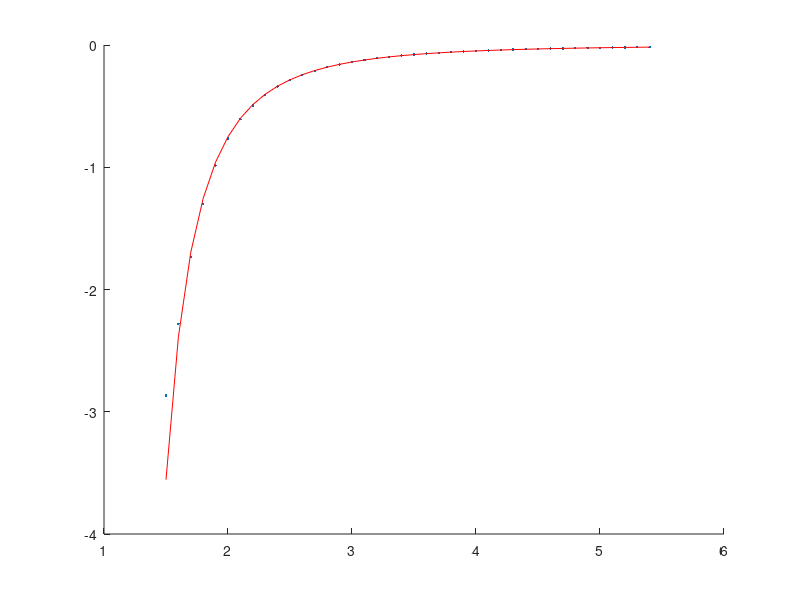

Source code (MATLAB):
%wtgrad.m
N = 10^5; 
K = 40;
for i=1:K
    mu(i) = 1.5 + (i-1)*0.1;
end
mutil = 2; %simulate under this
lam = 1;
Rmat = zeros(N,K);
taumat = zeros(N,K);
gradWmat = zeros(N,K);
gradWmatHmat = zeros(N,K);
W = zeros(1,K);
Scor = zeros(1,K);
tau = zeros(1,K);
R = zeros(1,K);
for i = 1:N
    B = -log(rand)/mutil;
    W = mu.*exp(-mu.*B)/(mutil*exp(-mutil*B));
    A = -log(rand)/lam;
    H = max( B - A, 0);
    Scor = 1./mu - B;
    tau = W; %sum of W's
    R = H*W; %sum of H*W's
    gradW = Scor.*W; %sum of W*S's
    gradWH = Scor.*W*H; %sum of W*S*H
    while (H > 0)
        B = -log(rand)/mutil;
        W = W.*mu.*exp(-mu.*B)/(mutil*exp(-mutil*B));
        A = -log(rand)/lam;
        H = max( H +  B - A, 0);
        Scor = Scor + 1./mu - B;
        tau = tau+W;
        R = R + H*W;
        gradW = gradW + Scor.*W; %sum of W*S
        gradWH = gradWH + Scor.*W*H; %sum of W*S*H
    end
    taumat(i,:) = tau;
    Rmat(i,:) = R;
    gradWmat(i,:) = gradW;
    gradWmatHmat(i,:) = gradWH;
end
ell = zeros(1,K);
eltrue = lam.*(lam - 2*mu)./(lam - mu).^2./mu.^2;
for k=1:K
    ell(k) = mean(gradWmatHmat(:,k))/mean(taumat(:,k)) ...
           -(mean(Rmat(:,k))/mean(taumat(:,k))) ...
	   *(mean(gradWmat(:,k))/mean(taumat(:,k)));
end
clf
hold on
plot(mu,ell,'.');
plot(mu,eltrue,'r');
hold off
